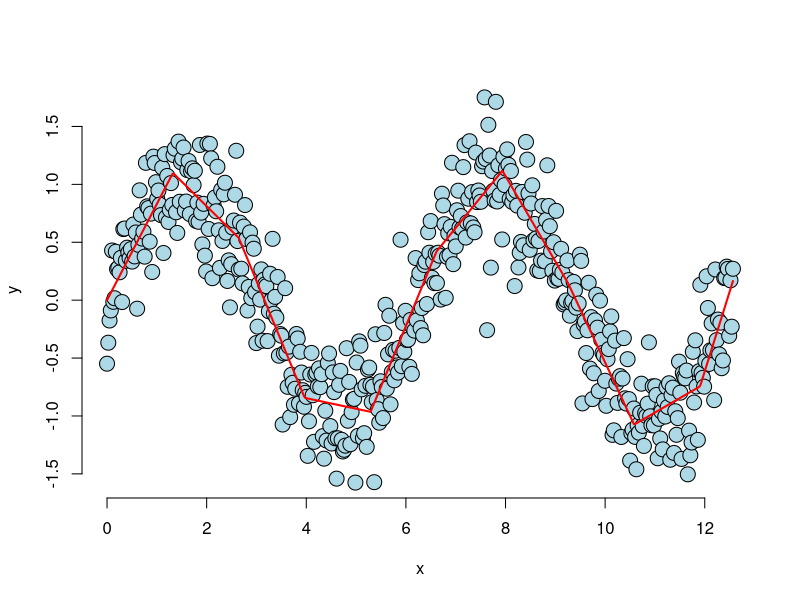
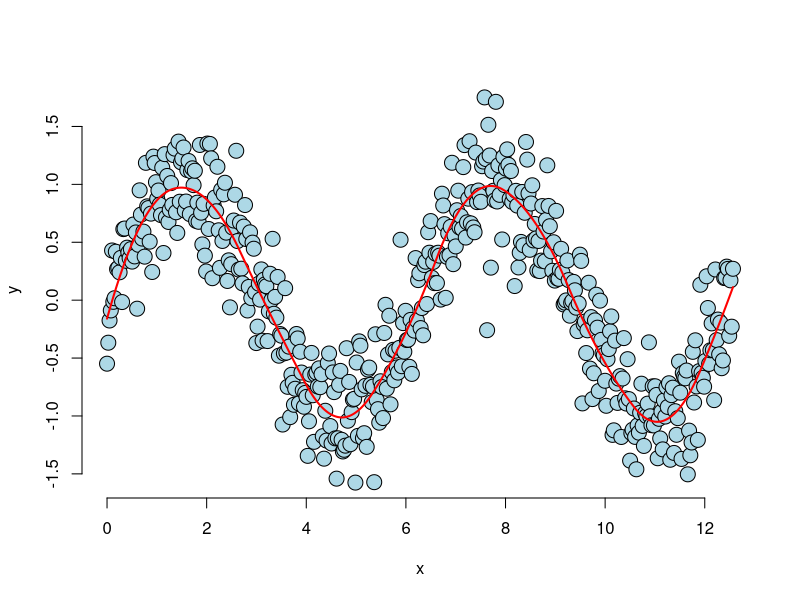
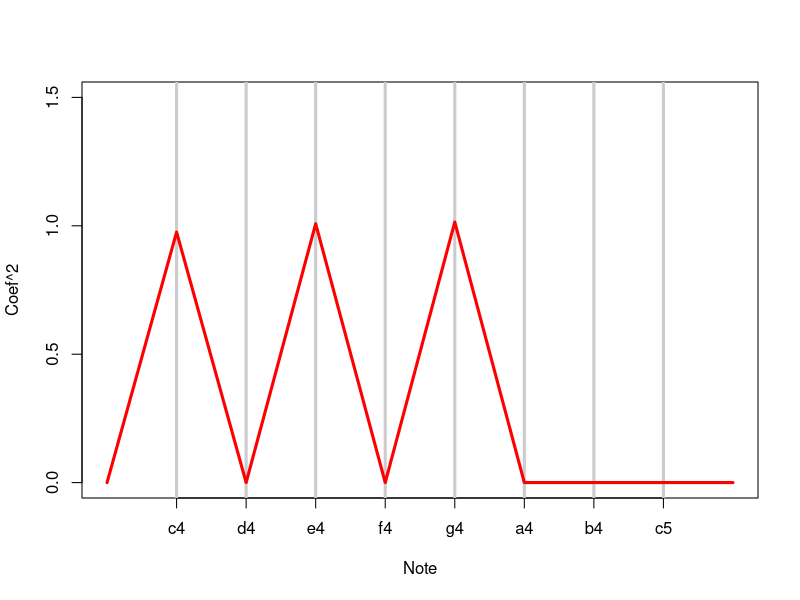
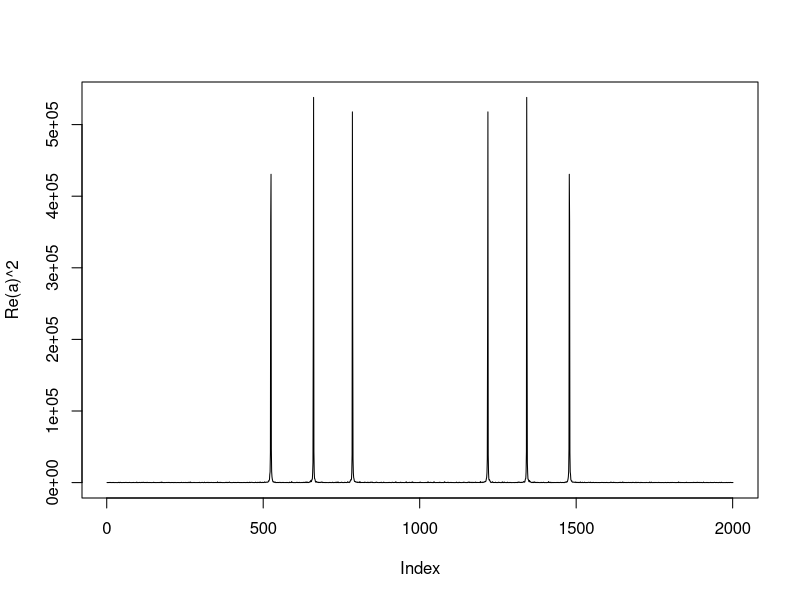

The R source for these figures, in order:
## ---- chunk 1
library(knitr)
# make this an external chunk that can be included in any file
options(width = 100)
opts_chunk$set(message = F, error = F, warning = F, comment = NA, fig.align = 'center', dpi = 100, tidy = F, cache.path = '.cache/', fig.path = 'fig/')

options(xtable.type = 'html')
knit_hooks$set(inline = function(x) {
  if(is.numeric(x)) {
    round(x, getOption('digits'))
  } else {
    paste(as.character(x), collapse = ', ')
  }
})
knit_hooks$set(plot = knitr:::hook_plot_html)
runif(1)
## ---- chunk 2
n <- 500; x <- seq(0, 4 * pi, length = n); y <- sin(x) + rnorm(n, sd = .3)
knots <- seq(0, 8 * pi, length = 20);
splineTerms <- sapply(knots, function(knot) (x > knot) * (x - knot))
xMat <- cbind(1, x, splineTerms)
yhat <- predict(lm(y ~ xMat - 1))
plot(x, y, frame = FALSE, pch = 21, bg = "lightblue", cex = 2)
lines(x, yhat, col = "red", lwd = 2)
## ---- chunk 3
splineTerms <- sapply(knots, function(knot) (x > knot) * (x - knot)^2)
xMat <- cbind(1, x, x^2, splineTerms)
yhat <- predict(lm(y ~ xMat - 1))
plot(x, y, frame = FALSE, pch = 21, bg = "lightblue", cex = 2)
lines(x, yhat, col = "red", lwd = 2)
## ---- chunk 4
##Chord finder, playing the white keys on a piano from octave c4 - c5
notes4 <- c(261.63, 293.66, 329.63, 349.23, 392.00, 440.00, 493.88, 523.25)
t <- seq(0, 2, by = .001); n <- length(t)
c4 <- sin(2 * pi * notes4[1] * t); e4 <- sin(2 * pi * notes4[3] * t);
g4 <- sin(2 * pi * notes4[5] * t)
chord <- c4 + e4 + g4 + rnorm(n, 0, 0.3)
x <- sapply(notes4, function(freq) sin(2 * pi * freq * t))
fit <- lm(chord ~ x - 1)
## ---- chunk 5
plot(c(0, 9), c(0, 1.5), xlab = "Note", ylab = "Coef^2", axes = FALSE, frame = TRUE, type = "n")
axis(2)
axis(1, at = 1 : 8, labels = c("c4", "d4", "e4", "f4", "g4", "a4", "b4", "c5"))
for (i in 1 : 8) abline(v = i, lwd = 3, col = grey(.8))
lines(c(0, 1 : 8, 9), c(0, coef(fit)^2, 0), type = "l", lwd = 3, col = "red")
## ---- chunk 6
##(How you would really do it)
a <- fft(chord); plot(Re(a)^2, type = "l")
